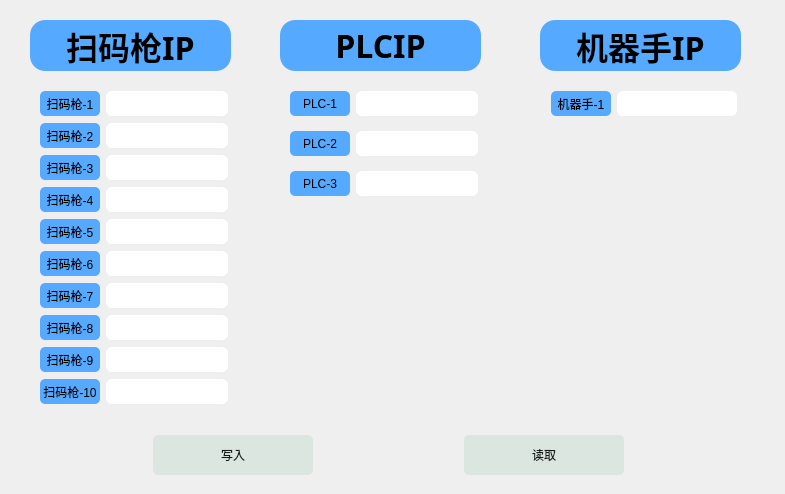
<?xml version="1.0" encoding="UTF-8"?>
<ui version="4.0">
 <class>DeviceIP</class>
 <widget class="QWidget" name="DeviceIP">
  <property name="geometry">
   <rect>
    <x>0</x>
    <y>0</y>
    <width>785</width>
    <height>494</height>
   </rect>
  </property>
  <property name="windowTitle">
   <string>Form</string>
  </property>
  <widget class="QLabel" name="lb_Scaner_14">
   <property name="geometry">
    <rect>
     <x>30</x>
     <y>20</y>
     <width>201</width>
     <height>51</height>
    </rect>
   </property>
   <property name="minimumSize">
    <size>
     <width>70</width>
     <height>28</height>
    </size>
   </property>
   <property name="font">
    <font>
     <family>Aharoni</family>
     <pointsize>24</pointsize>
     <weight>75</weight>
     <bold>true</bold>
    </font>
   </property>
   <property name="styleSheet">
    <string notr="true">border-radius: 15px;
background-color: rgb(85, 170, 255);</string>
   </property>
   <property name="text">
    <string>扫码枪IP</string>
   </property>
   <property name="alignment">
    <set>Qt::AlignCenter</set>
   </property>
  </widget>
  <widget class="QLabel" name="lb_Scaner_15">
   <property name="geometry">
    <rect>
     <x>280</x>
     <y>20</y>
     <width>201</width>
     <height>51</height>
    </rect>
   </property>
   <property name="minimumSize">
    <size>
     <width>70</width>
     <height>28</height>
    </size>
   </property>
   <property name="font">
    <font>
     <family>Aharoni</family>
     <pointsize>24</pointsize>
     <weight>75</weight>
     <bold>true</bold>
    </font>
   </property>
   <property name="styleSheet">
    <string notr="true">border-radius: 15px;
background-color: rgb(85, 170, 255);</string>
   </property>
   <property name="text">
    <string>PLCIP</string>
   </property>
   <property name="alignment">
    <set>Qt::AlignCenter</set>
   </property>
  </widget>
  <widget class="QLabel" name="lb_Scaner_16">
   <property name="geometry">
    <rect>
     <x>540</x>
     <y>20</y>
     <width>201</width>
     <height>51</height>
    </rect>
   </property>
   <property name="minimumSize">
    <size>
     <width>70</width>
     <height>28</height>
    </size>
   </property>
   <property name="font">
    <font>
     <family>Aharoni</family>
     <pointsize>24</pointsize>
     <weight>75</weight>
     <bold>true</bold>
    </font>
   </property>
   <property name="styleSheet">
    <string notr="true">border-radius: 15px;
background-color: rgb(85, 170, 255);</string>
   </property>
   <property name="text">
    <string>机器手IP</string>
   </property>
   <property name="alignment">
    <set>Qt::AlignCenter</set>
   </property>
  </widget>
  <widget class="QWidget" name="layoutWidget">
   <property name="geometry">
    <rect>
     <x>290</x>
     <y>90</y>
     <width>188</width>
     <height>27</height>
    </rect>
   </property>
   <layout class="QGridLayout" name="gridLayout_3">
    <item row="0" column="0">
     <widget class="QLabel" name="label_14">
      <property name="minimumSize">
       <size>
        <width>60</width>
        <height>25</height>
       </size>
      </property>
      <property name="styleSheet">
       <string notr="true">border-radius: 5px;
background-color: rgb(85, 170, 255);</string>
      </property>
      <property name="text">
       <string>PLC-1</string>
      </property>
      <property name="alignment">
       <set>Qt::AlignCenter</set>
      </property>
     </widget>
    </item>
    <item row="0" column="1">
     <widget class="QLineEdit" name="le_PLCIP_1">
      <property name="minimumSize">
       <size>
        <width>120</width>
        <height>25</height>
       </size>
      </property>
      <property name="styleSheet">
       <string notr="true">border-radius: 6px;
</string>
      </property>
      <property name="alignment">
       <set>Qt::AlignCenter</set>
      </property>
     </widget>
    </item>
   </layout>
  </widget>
  <widget class="QWidget" name="layoutWidget">
   <property name="geometry">
    <rect>
     <x>40</x>
     <y>90</y>
     <width>188</width>
     <height>321</height>
    </rect>
   </property>
   <layout class="QGridLayout" name="gridLayout">
    <item row="5" column="0">
     <widget class="QLabel" name="label_6">
      <property name="minimumSize">
       <size>
        <width>60</width>
        <height>25</height>
       </size>
      </property>
      <property name="styleSheet">
       <string notr="true">border-radius: 5px;
background-color: rgb(85, 170, 255);</string>
      </property>
      <property name="text">
       <string>扫码枪-6</string>
      </property>
      <property name="alignment">
       <set>Qt::AlignCenter</set>
      </property>
     </widget>
    </item>
    <item row="0" column="0">
     <widget class="QLabel" name="label">
      <property name="minimumSize">
       <size>
        <width>60</width>
        <height>25</height>
       </size>
      </property>
      <property name="styleSheet">
       <string notr="true">border-radius: 5px;
background-color: rgb(85, 170, 255);</string>
      </property>
      <property name="text">
       <string>扫码枪-1</string>
      </property>
      <property name="alignment">
       <set>Qt::AlignCenter</set>
      </property>
     </widget>
    </item>
    <item row="3" column="0">
     <widget class="QLabel" name="label_4">
      <property name="minimumSize">
       <size>
        <width>60</width>
        <height>25</height>
       </size>
      </property>
      <property name="styleSheet">
       <string notr="true">border-radius: 5px;
background-color: rgb(85, 170, 255);</string>
      </property>
      <property name="text">
       <string>扫码枪-4</string>
      </property>
      <property name="alignment">
       <set>Qt::AlignCenter</set>
      </property>
     </widget>
    </item>
    <item row="4" column="1">
     <widget class="QLineEdit" name="le_ScanerIP_5">
      <property name="minimumSize">
       <size>
        <width>120</width>
        <height>25</height>
       </size>
      </property>
      <property name="styleSheet">
       <string notr="true">border-radius: 6px;
</string>
      </property>
      <property name="alignment">
       <set>Qt::AlignCenter</set>
      </property>
     </widget>
    </item>
    <item row="4" column="0">
     <widget class="QLabel" name="label_5">
      <property name="minimumSize">
       <size>
        <width>60</width>
        <height>25</height>
       </size>
      </property>
      <property name="styleSheet">
       <string notr="true">border-radius: 5px;
background-color: rgb(85, 170, 255);</string>
      </property>
      <property name="text">
       <string>扫码枪-5</string>
      </property>
      <property name="alignment">
       <set>Qt::AlignCenter</set>
      </property>
     </widget>
    </item>
    <item row="1" column="0">
     <widget class="QLabel" name="label_2">
      <property name="minimumSize">
       <size>
        <width>60</width>
        <height>25</height>
       </size>
      </property>
      <property name="styleSheet">
       <string notr="true">border-radius: 5px;
background-color: rgb(85, 170, 255);</string>
      </property>
      <property name="text">
       <string>扫码枪-2</string>
      </property>
      <property name="alignment">
       <set>Qt::AlignCenter</set>
      </property>
     </widget>
    </item>
    <item row="0" column="1">
     <widget class="QLineEdit" name="le_ScanerIP_1">
      <property name="minimumSize">
       <size>
        <width>120</width>
        <height>25</height>
       </size>
      </property>
      <property name="styleSheet">
       <string notr="true">border-radius: 6px;
</string>
      </property>
      <property name="alignment">
       <set>Qt::AlignCenter</set>
      </property>
     </widget>
    </item>
    <item row="2" column="1">
     <widget class="QLineEdit" name="le_ScanerIP_3">
      <property name="minimumSize">
       <size>
        <width>120</width>
        <height>25</height>
       </size>
      </property>
      <property name="styleSheet">
       <string notr="true">border-radius: 6px;
</string>
      </property>
      <property name="alignment">
       <set>Qt::AlignCenter</set>
      </property>
     </widget>
    </item>
    <item row="9" column="0">
     <widget class="QLabel" name="label_10">
      <property name="minimumSize">
       <size>
        <width>60</width>
        <height>25</height>
       </size>
      </property>
      <property name="styleSheet">
       <string notr="true">border-radius: 5px;
background-color: rgb(85, 170, 255);</string>
      </property>
      <property name="text">
       <string>扫码枪-10</string>
      </property>
      <property name="alignment">
       <set>Qt::AlignCenter</set>
      </property>
     </widget>
    </item>
    <item row="5" column="1">
     <widget class="QLineEdit" name="le_ScanerIP_6">
      <property name="minimumSize">
       <size>
        <width>120</width>
        <height>25</height>
       </size>
      </property>
      <property name="styleSheet">
       <string notr="true">border-radius: 6px;
</string>
      </property>
      <property name="alignment">
       <set>Qt::AlignCenter</set>
      </property>
     </widget>
    </item>
    <item row="3" column="1">
     <widget class="QLineEdit" name="le_ScanerIP_4">
      <property name="minimumSize">
       <size>
        <width>120</width>
        <height>25</height>
       </size>
      </property>
      <property name="styleSheet">
       <string notr="true">border-radius: 6px;
</string>
      </property>
      <property name="alignment">
       <set>Qt::AlignCenter</set>
      </property>
     </widget>
    </item>
    <item row="2" column="0">
     <widget class="QLabel" name="label_3">
      <property name="minimumSize">
       <size>
        <width>60</width>
        <height>25</height>
       </size>
      </property>
      <property name="styleSheet">
       <string notr="true">border-radius: 5px;
background-color: rgb(85, 170, 255);</string>
      </property>
      <property name="text">
       <string>扫码枪-3</string>
      </property>
      <property name="alignment">
       <set>Qt::AlignCenter</set>
      </property>
     </widget>
    </item>
    <item row="7" column="0">
     <widget class="QLabel" name="label_8">
      <property name="minimumSize">
       <size>
        <width>60</width>
        <height>25</height>
       </size>
      </property>
      <property name="styleSheet">
       <string notr="true">border-radius: 5px;
background-color: rgb(85, 170, 255);</string>
      </property>
      <property name="text">
       <string>扫码枪-8</string>
      </property>
      <property name="alignment">
       <set>Qt::AlignCenter</set>
      </property>
     </widget>
    </item>
    <item row="8" column="1">
     <widget class="QLineEdit" name="le_ScanerIP_9">
      <property name="minimumSize">
       <size>
        <width>120</width>
        <height>25</height>
       </size>
      </property>
      <property name="styleSheet">
       <string notr="true">border-radius: 6px;
</string>
      </property>
      <property name="alignment">
       <set>Qt::AlignCenter</set>
      </property>
     </widget>
    </item>
    <item row="1" column="1">
     <widget class="QLineEdit" name="le_ScanerIP_2">
      <property name="minimumSize">
       <size>
        <width>120</width>
        <height>25</height>
       </size>
      </property>
      <property name="styleSheet">
       <string notr="true">border-radius: 6px;
</string>
      </property>
      <property name="alignment">
       <set>Qt::AlignCenter</set>
      </property>
     </widget>
    </item>
    <item row="9" column="1">
     <widget class="QLineEdit" name="le_ScanerIP_10">
      <property name="minimumSize">
       <size>
        <width>120</width>
        <height>25</height>
       </size>
      </property>
      <property name="styleSheet">
       <string notr="true">border-radius: 6px;
</string>
      </property>
      <property name="alignment">
       <set>Qt::AlignCenter</set>
      </property>
     </widget>
    </item>
    <item row="8" column="0">
     <widget class="QLabel" name="label_9">
      <property name="minimumSize">
       <size>
        <width>60</width>
        <height>25</height>
       </size>
      </property>
      <property name="styleSheet">
       <string notr="true">border-radius: 5px;
background-color: rgb(85, 170, 255);</string>
      </property>
      <property name="text">
       <string>扫码枪-9</string>
      </property>
      <property name="alignment">
       <set>Qt::AlignCenter</set>
      </property>
     </widget>
    </item>
    <item row="6" column="1">
     <widget class="QLineEdit" name="le_ScanerIP_7">
      <property name="minimumSize">
       <size>
        <width>120</width>
        <height>25</height>
       </size>
      </property>
      <property name="styleSheet">
       <string notr="true">border-radius: 6px;
</string>
      </property>
      <property name="alignment">
       <set>Qt::AlignCenter</set>
      </property>
     </widget>
    </item>
    <item row="6" column="0">
     <widget class="QLabel" name="label_7">
      <property name="minimumSize">
       <size>
        <width>60</width>
        <height>25</height>
       </size>
      </property>
      <property name="styleSheet">
       <string notr="true">border-radius: 5px;
background-color: rgb(85, 170, 255);</string>
      </property>
      <property name="text">
       <string>扫码枪-7</string>
      </property>
      <property name="alignment">
       <set>Qt::AlignCenter</set>
      </property>
     </widget>
    </item>
    <item row="7" column="1">
     <widget class="QLineEdit" name="le_ScanerIP_8">
      <property name="minimumSize">
       <size>
        <width>120</width>
        <height>25</height>
       </size>
      </property>
      <property name="styleSheet">
       <string notr="true">border-radius: 6px;
</string>
      </property>
      <property name="alignment">
       <set>Qt::AlignCenter</set>
      </property>
     </widget>
    </item>
   </layout>
  </widget>
  <widget class="QWidget" name="layoutWidget">
   <property name="geometry">
    <rect>
     <x>8</x>
     <y>430</y>
     <width>761</width>
     <height>51</height>
    </rect>
   </property>
   <layout class="QGridLayout" name="gridLayout_4">
    <item row="0" column="0">
     <widget class="QPushButton" name="pb_Write">
      <property name="minimumSize">
       <size>
        <width>100</width>
        <height>25</height>
       </size>
      </property>
      <property name="maximumSize">
       <size>
        <width>160</width>
        <height>40</height>
       </size>
      </property>
      <property name="styleSheet">
       <string notr="true">background: rgb(220, 230, 225);
border-color: rgb(0, 0, 0);
border-radius: 5px;
color:rgb(24, 28, 27);</string>
      </property>
      <property name="text">
       <string>写入</string>
      </property>
     </widget>
    </item>
    <item row="0" column="1">
     <widget class="QPushButton" name="pb_Read">
      <property name="minimumSize">
       <size>
        <width>100</width>
        <height>25</height>
       </size>
      </property>
      <property name="maximumSize">
       <size>
        <width>160</width>
        <height>40</height>
       </size>
      </property>
      <property name="styleSheet">
       <string notr="true">background: rgb(220, 230, 225);
border-color: rgb(0, 0, 0);
border-radius: 5px;
color:rgb(24, 28, 27);</string>
      </property>
      <property name="text">
       <string>读取</string>
      </property>
     </widget>
    </item>
   </layout>
  </widget>
  <widget class="QLineEdit" name="le_SportCardIP_1">
   <property name="geometry">
    <rect>
     <x>617</x>
     <y>91</y>
     <width>120</width>
     <height>25</height>
    </rect>
   </property>
   <property name="minimumSize">
    <size>
     <width>120</width>
     <height>25</height>
    </size>
   </property>
   <property name="styleSheet">
    <string notr="true">border-radius: 6px;
</string>
   </property>
   <property name="alignment">
    <set>Qt::AlignCenter</set>
   </property>
  </widget>
  <widget class="QLabel" name="label_15">
   <property name="geometry">
    <rect>
     <x>551</x>
     <y>91</y>
     <width>60</width>
     <height>25</height>
    </rect>
   </property>
   <property name="minimumSize">
    <size>
     <width>60</width>
     <height>25</height>
    </size>
   </property>
   <property name="styleSheet">
    <string notr="true">border-radius: 5px;
background-color: rgb(85, 170, 255);</string>
   </property>
   <property name="text">
    <string>机器手-1</string>
   </property>
   <property name="alignment">
    <set>Qt::AlignCenter</set>
   </property>
  </widget>
  <widget class="QWidget" name="layoutWidget_2">
   <property name="geometry">
    <rect>
     <x>290</x>
     <y>130</y>
     <width>188</width>
     <height>27</height>
    </rect>
   </property>
   <layout class="QGridLayout" name="gridLayout_5">
    <item row="0" column="0">
     <widget class="QLabel" name="label_16">
      <property name="minimumSize">
       <size>
        <width>60</width>
        <height>25</height>
       </size>
      </property>
      <property name="styleSheet">
       <string notr="true">border-radius: 5px;
background-color: rgb(85, 170, 255);</string>
      </property>
      <property name="text">
       <string>PLC-2</string>
      </property>
      <property name="alignment">
       <set>Qt::AlignCenter</set>
      </property>
     </widget>
    </item>
    <item row="0" column="1">
     <widget class="QLineEdit" name="le_PLCIP_2">
      <property name="minimumSize">
       <size>
        <width>120</width>
        <height>25</height>
       </size>
      </property>
      <property name="styleSheet">
       <string notr="true">border-radius: 6px;
</string>
      </property>
      <property name="alignment">
       <set>Qt::AlignCenter</set>
      </property>
     </widget>
    </item>
   </layout>
  </widget>
  <widget class="QWidget" name="layoutWidget_3">
   <property name="geometry">
    <rect>
     <x>290</x>
     <y>170</y>
     <width>188</width>
     <height>27</height>
    </rect>
   </property>
   <layout class="QGridLayout" name="gridLayout_6">
    <item row="0" column="0">
     <widget class="QLabel" name="label_17">
      <property name="minimumSize">
       <size>
        <width>60</width>
        <height>25</height>
       </size>
      </property>
      <property name="styleSheet">
       <string notr="true">border-radius: 5px;
background-color: rgb(85, 170, 255);</string>
      </property>
      <property name="text">
       <string>PLC-3</string>
      </property>
      <property name="alignment">
       <set>Qt::AlignCenter</set>
      </property>
     </widget>
    </item>
    <item row="0" column="1">
     <widget class="QLineEdit" name="le_PLCIP_3">
      <property name="minimumSize">
       <size>
        <width>120</width>
        <height>25</height>
       </size>
      </property>
      <property name="styleSheet">
       <string notr="true">border-radius: 6px;
</string>
      </property>
      <property name="alignment">
       <set>Qt::AlignCenter</set>
      </property>
     </widget>
    </item>
   </layout>
  </widget>
 </widget>
 <resources/>
 <connections/>
</ui>
